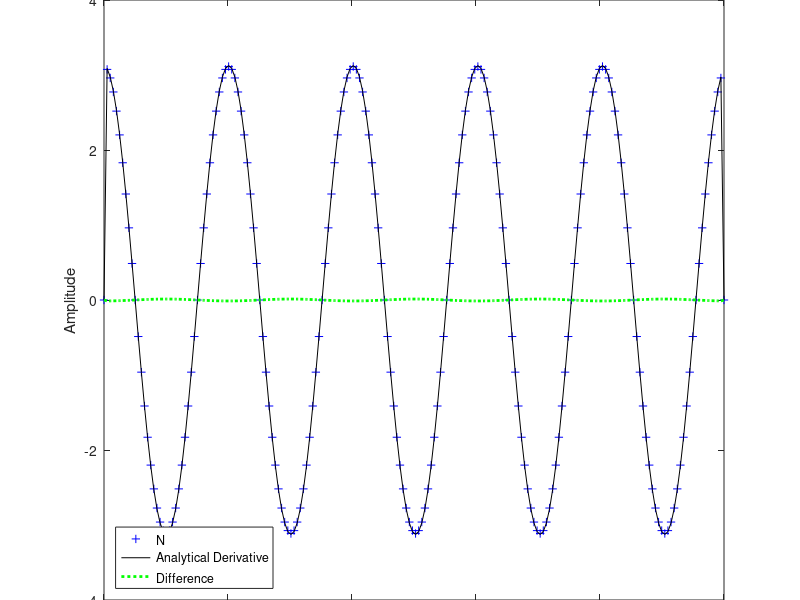

Reproduce this figure in MATLAB.
clc
clear
xmax = 10;
nx = 200;
dx = xmax/(nx-1);


x = linspace(0,xmax,nx);
l = 40*dx;
k = 2*pi/l;

y = sin(k*x);
% subplot(4,1,1)
% plot(x,y)

nder = zeros(nx,1);  %this will store numerical derivative values
ader = zeros(nx,1);  %this will store analytical derivative values

for i = 2:(nx-1)
    nder(i) = (y(i+1)-y(i-1))/(2*dx);
end

ader = k*cos(k*x);
ader = ader';

 
%exclude boundary
nder(1) = 0;
ader(1) = 0;
ader(nx) = 0;

format long

%Error

rms = sqrt(mean((nder-ader).^2))

plot(x,nder,'b+',x,ader,'black-',x,nder-ader,"g:",'LineWidth',2)
title("First derivative, Err (rms) = "  + rms + "." )

xlabel('x , m')
ylabel('Amplitude')
legend({"Numerical Derivative, 2 points"',"Analytical Derivative","Difference"},'location','southwest')
